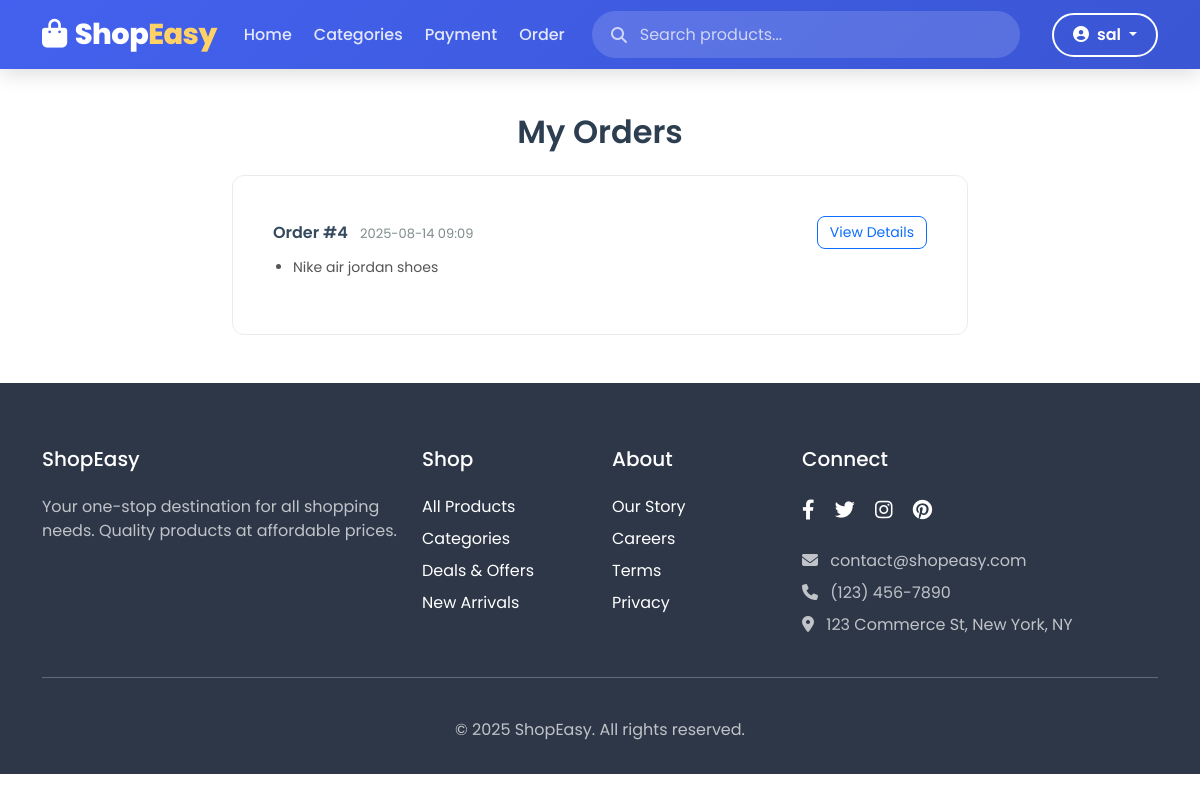
/orders/ (signed in), run on the app's committed database.
### ecommerce/models.py (models this page shows, shortened)
class Customer(AbstractBaseUser, PermissionsMixin):
    customer_id = models.AutoField(primary_key=True)
    email = models.EmailField(unique=False, blank=True)
    name = models.CharField(max_length=100, unique=True)  # <-- Add unique=True here
    phone = models.CharField(max_length=15)
    address = models.TextField(blank=True)
    is_active = models.BooleanField(default=True)
    is_staff = models.BooleanField(default=False)  # important for admin login
    objects = CustomerManager()
    USERNAME_FIELD = 'name'  # use name for login
    REQUIRED_FIELDS = ['email']  # email is no longer required for superuser

class Order(models.Model):
    order_id = models.AutoField(primary_key=True)
    booking_reference = models.CharField(max_length=100, unique=True)
    amount = models.DecimalField(max_digits=10, decimal_places=2)
    status = models.CharField(max_length=50, choices=[
        ('pending', 'Pending'),
        ('confirmed', 'Confirmed'),
        ('cancelled', 'Cancelled'),
        ('completed', 'Completed')
    ], default='pending')
    payment_status = models.CharField(max_length=50, choices=[
        ('unpaid', 'Unpaid'),
        ('paid', 'Paid'),
        ('refunded', 'Refunded')
    ], default='unpaid')
    start_date = models.DateField()
    end_date = models.DateField()
    created_at = models.DateTimeField(auto_now_add=True)
    customer = models.ForeignKey(
        Customer,
        to_field='customer_id',
        on_delete=models.CASCADE,
        db_column='customer_id'
    )
    products = models.ManyToManyField(Product, related_name='orders')

class Product(models.Model):
    product_id = models.AutoField(primary_key=True)
    name = models.CharField(max_length=100)
    description = models.TextField()
    price = models.DecimalField(max_digits=10, decimal_places=2)
    image = models.ImageField(upload_to='products/', null=True, blank=True)
    stock = models.IntegerField(default=0)
    is_available = models.BooleanField(default=True)
    rating = models.FloatField(default=0)
    available_from = models.DateField(null=True, blank=True)
    available_to = models.DateField(null=True, blank=True)
    created_at = models.DateTimeField(auto_now_add=True)
    category = models.ForeignKey(
        Category,
        to_field='category_id',
        on_delete=models.CASCADE,
        db_column='category_id',
        related_name='products'
    )

### ecommerce/views.py (the view)
# urls.py: path('orders/', OrderListView.as_view(), name='orders'),
class OrderListView(LoginRequiredMixin, ListView):
    model = Order
    template_name = 'ecommerce/orders.html'
    context_object_name = 'orders'
    login_url = 'login'
    def get_queryset(self):
        user = self.request.user
        if user.is_staff:
            return Order.objects.all()
        return Order.objects.filter(customer=user)

### ecommerce/templates/ecommerce/orders.html (shortened to what this page needs)
{% extends 'ecommerce/base.html' %} {% block title %}My Orders{% endblock %} {% block content %}
<div class="container py-5">
  <h2 class="mb-4 text-center">My Orders</h2>
  <div class="row justify-content-center">
    <div class="col-lg-8">
      {% if orders %}
      <div class="d-flex flex-column gap-3">
        {% for order in orders %}
        <div class="order-card">
          <div class="d-flex justify-content-between align-items-center">
            <div>
              <span class="order-header">Order #{{ order.order_id }}</span>
              <span class="order-date ms-2"
                >{{ order.created_at|date:"Y-m-d H:i" }}</span
              >
            </div>
            <a
              href="{% url 'order_detail' order.order_id %}"
              class="btn btn-outline-primary btn-view"
            >
              View Details
            </a>
          </div>
          <ul class="product-list">
            {% for product in order.products.all %}
            <li>{{ product.name }}</li>
            {% endfor %}
          </ul>
        </div>
        {% endfor %}
      </div>
      {% else %}
      <p class="text-center no-orders">No orders found.</p>
      {% endif %}
    </div>
  </div>
</div>
{% endblock %}

### ecommerce/templates/ecommerce/base.html (shortened to what this page needs)
{% load static %}
<!DOCTYPE html>
<html lang="en">
  <head>
    <link
      href="https://cdn.jsdelivr.net/npm/bootstrap@5.3.0/dist/css/bootstrap.min.css"
      rel="stylesheet"
    />
    <link
      rel="stylesheet"
      href="https://cdnjs.cloudflare.com/ajax/libs/font-awesome/6.4.0/css/all.min.css"
    />
    <link rel="stylesheet" href="{% static 'assets/Css/navbar.css' %} " />
  </head>
  <body>
    <nav class="navbar navbar-expand-lg navbar-dark">
      <div class="container">
        <a class="navbar-brand" href="{% url 'home' %}">
          <i class="fas fa-shopping-bag me-2"></i>Shop<span>Easy</span>
        </a>
        <div class="collapse navbar-collapse" id="navbarNav">
          <ul class="navbar-nav me-auto">
            <li class="nav-item">
              <a
                class="nav-link{% if request.resolver_match.url_name == 'home' %} active{% endif %}"
                href="{% url 'home' %}"
              >
                Home
              </a>
            </li>
             {% if request.user.is_authenticated and request.user.is_staff %}
            <li class="nav-item">
              <a class="nav-link" href="{% url 'categories' %}"> Categories </a>
            </li>
            {% endif %}  {% if request.user.is_authenticated and request.user.is_staff %}
            <li class="nav-item">
              <a class="nav-link" href="#payment"> Payment </a>
            </li>
            <li class="nav-item">
              <a class="nav-link" href="#order"> Order </a>
            </li>
            {% endif %}
          </ul>
          <div class="search-container">
            <i class="fas fa-search"></i>
            <input type="text" placeholder="Search products..." />
          </div>
          <div class="nav-buttons d-flex ms-2">
            {% if request.user.is_authenticated %}
            <div class="dropdown ms-2">
              <a
                class="btn btn-outline-light dropdown-toggle"
                href="#"
                role="button"
                id="userDropdown"
                data-bs-toggle="dropdown"
              >
                <i class="fas fa-user-circle me-1"></i>
                {{ request.user.name|default:"User" }}
              </a>
            </div>
            {% endif %}
          </div>
        </div>
      </div>
    </nav>
    {% block hero %}{% endblock %} {% block content %}{% endblock %}
    <footer id="contact" class="footer">
      <div class="container">
        <div class="row">
          <div class="col-md-4 mb-4 mb-md-0">
            <h5 class="text-white mb-4">ShopEasy</h5>
            <p>
              Your one-stop destination for all shopping needs. Quality products
              at affordable prices.
            </p>
          </div>
          <div class="col-md-2 mb-4 mb-md-0">
            <h5 class="text-white mb-4">Shop</h5>
            <ul class="list-unstyled">
              <li class="mb-2">
                <a
                  href="{% url 'products' %}"
                  class="text-white text-decoration-none"
                  >All Products</a
                >
              </li>
              <li class="mb-2">
                <a
                  href="{% url 'categories' %}"
                  class="text-white text-decoration-none"
                  >Categories</a
                >
              </li>
              <li class="mb-2">
                <a href="#" class="text-white text-decoration-none"
                  >Deals & Offers</a
                >
              </li>
              <li class="mb-2">
                <a href="#" class="text-white text-decoration-none"
                  >New Arrivals</a
                >
              </li>
            </ul>
          </div>
          <div class="col-md-2 mb-4 mb-md-0">
            <h5 class="text-white mb-4">About</h5>
            <ul class="list-unstyled">
              <li class="mb-2">
                <a href="#" class="text-white text-decoration-none"
                  >Our Story</a
                >
              </li>
              <li class="mb-2">
                <a href="#" class="text-white text-decoration-none">Careers</a>
              </li>
              <li class="mb-2">
                <a href="#" class="text-white text-decoration-none">Terms</a>
              </li>
              <li class="mb-2">
                <a href="#" class="text-white text-decoration-none">Privacy</a>
              </li>
            </ul>
          </div>
          <div class="col-md-4">
            <h5 class="text-white mb-4">Connect</h5>
            <div class="mb-4">
              <a href="#" class="text-white me-3 fs-5"
                ><i class="fab fa-facebook-f"></i
              ></a>
              <a href="#" class="text-white me-3 fs-5"
                ><i class="fab fa-twitter"></i
              ></a>
              <a href="#" class="text-white me-3 fs-5"
                ><i class="fab fa-instagram"></i
              ></a>
              <a href="#" class="text-white me-3 fs-5"
                ><i class="fab fa-pinterest"></i
              ></a>
            </div>
            <p class="mb-2">
              <i class="fas fa-envelope me-2"></i> contact@shopeasy.com
            </p>
            <p class="mb-2"><i class="fas fa-phone me-2"></i> (123) 456-7890</p>
            <p>
              <i class="fas fa-map-marker-alt me-2"></i> 123 Commerce St, New
              York, NY
            </p>
          </div>
        </div>
        <hr class="my-4 bg-light" />
        <div class="text-center pt-3">
          <p class="mb-0">© 2025 ShopEasy. All rights reserved.</p>
        </div>
      </div>
    </footer>
  </body>
</html>

### ecommerce/static/assets/Css/navbar.css (style rules this page uses)
* { font-family: "Poppins", sans-serif; margin: 0; padding: 0; box-sizing: border-box; }
:root { --primary: #4361ee; --primary-dark: #3a56d4; --secondary: #ff6b6b; --accent: #ffd166; --dark: #2d3748; --light: #f8f9fa; --gray: #718096; --light-gray: #e2e8f0; }
body { font-family: "Segoe UI", Tahoma, Geneva, Verdana, sans-serif; padding-top: 65px; }
.navbar { background: linear-gradient(135deg, var(--primary), var(--primary-dark)); box-shadow: 0 4px 20px rgba(0, 0, 0, 0.15); padding: 0.5rem 0; position: fixed; top: 0; width: 100%; z-index: 1030; }
.navbar-brand { font-weight: 800; font-size: 1.8rem; letter-spacing: -0.5px; color: white !important; display: flex; align-items: center; }
.navbar-brand span { color: var(--accent); }
.navbar-nav .nav-link { color: rgba(255, 255, 255, 0.85) !important; font-weight: 500; padding: 0.8rem 1.2rem; position: relative; transition: all 0.3s ease; border-radius: 4px; margin: 0 3px; }
.btn-outline-light { border: 2px solid white; background: transparent; color: white; }
.search-container { position: relative; margin: 0 1rem; flex: 1; max-width: 500px; }
.search-container input { width: 100%; padding: 0.7rem 1.5rem 0.7rem 3rem; border-radius: 50px; border: none; background: rgba(255, 255, 255, 0.15); color: white; transition: all 0.3s ease; }
.search-container input::placeholder { color: rgba(255, 255, 255, 0.7); }
.search-container i { position: absolute; left: 1.2rem; top: 50%; transform: translateY(-50%); color: rgba(255, 255, 255, 0.7); }
.dropdown.ms-2 .btn-outline-light.dropdown-toggle { border: 2px solid white; background: transparent; color: white; border-radius: 50px; font-weight: 600; padding: 0.5rem 1.2rem; transition: all 0.3s ease; box-shadow: none; }
.footer { background: var(--dark); color: rgba(255, 255, 255, 0.7); padding: 4rem 0 2rem; }

### ecommerce/templates/ecommerce/orders.html (style rules this page uses)
h2 { font-weight: 600; color: #2c3e50; }
.order-card { border: 1px solid #e9ecef; border-radius: 12px; padding: 40px; transition: all 0.2s ease-in-out; background: #fff; }
.order-header { font-size: 16px; font-weight: 600; color: #34495e; }
.order-date { font-size: 13px; color: #7f8c8d; }
.product-list { margin-top: 8px; padding-left: 20px; }
.product-list li { font-size: 14px; color: #555; line-height: 1.5; }
.btn-view { border-radius: 8px; padding: 5px 12px; font-size: 14px; }

### data on the page
Customer: user.name "sal"
Order: order_id "4", created_at "2025-08-14 09:09"
Product: name "Nike air jordan shoes"
